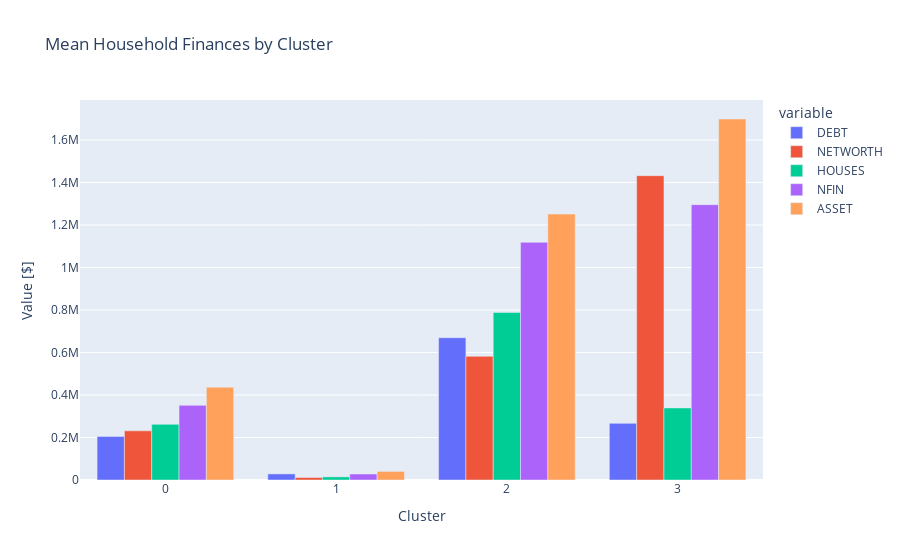

Notebook cell for this chart:
### Markdown cell above
Side-by-Side Bar Chart: Build Chart

### Code cell
# Create side-by-side bar chart of `xgb`
fig = px.bar(
    xgb,
    barmode="group",
    title="Mean Household Finances by Cluster"
)
fig.update_layout(xaxis_title="Cluster", yaxis_title="Value [$]")

fig.show()

### Figure 1 — Plotly figure (JSON) as saved in the notebook; plotly's stock layout.template omitted (floating-point values rounded to 4 significant figures)
{"data": [{"alignmentgroup": "True", "hovertemplate": "variable=DEBT<br>index=%{x}<br>value=%{y}<extra></extra>", "legendgroup": "DEBT", "marker": {"color": "#636efa", "pattern": {"shape": ""}}, "name": "DEBT", "offsetgroup": "DEBT", "orientation": "v", "showlegend": true, "textposition": "auto", "type": "bar", "x": [0, 1, 2, 3], "xaxis": "x", "y": [205100.0, 28650.0, 669400.0, 266600.0], "yaxis": "y"}, {"alignmentgroup": "True", "hovertemplate": "variable=NETWORTH<br>index=%{x}<br>value=%{y}<extra></extra>", "legendgroup": "NETWORTH", "marker": {"color": "#EF553B", "pattern": {"shape": ""}}, "name": "NETWORTH", "offsetgroup": "NETWORTH", "orientation": "v", "showlegend": true, "textposition": "auto", "type": "bar", "x": [0, 1, 2, 3], "xaxis": "x", "y": [231400.0, 11770.0, 582000.0, 1432000.0], "yaxis": "y"}, {"alignmentgroup": "True", "hovertemplate": "variable=HOUSES<br>index=%{x}<br>value=%{y}<extra></extra>", "legendgroup": "HOUSES", "marker": {"color": "#00cc96", "pattern": {"shape": ""}}, "name": "HOUSES", "offsetgroup": "HOUSES", "orientation": "v", "showlegend": true, "textposition": "auto", "type": "bar", "x": [0, 1, 2, 3], "xaxis": "x", "y": [261900.0, 14650.0, 788300.0, 339100.0], "yaxis": "y"}, {"alignmentgroup": "True", "hovertemplate": "variable=NFIN<br>index=%{x}<br>value=%{y}<extra></extra>", "legendgroup": "NFIN", "marker": {"color": "#ab63fa", "pattern": {"shape": ""}}, "name": "NFIN", "offsetgroup": "NFIN", "orientation": "v", "showlegend": true, "textposition": "auto", "type": "bar", "x": [0, 1, 2, 3], "xaxis": "x", "y": [351300.0, 28250.0, 1118000.0, 1296000.0], "yaxis": "y"}, {"alignmentgroup": "True", "hovertemplate": "variable=ASSET<br>index=%{x}<br>value=%{y}<extra></extra>", "legendgroup": "ASSET", "marker": {"color": "#FFA15A", "pattern": {"shape": ""}}, "name": "ASSET", "offsetgroup": "ASSET", "orientation": "v", "showlegend": true, "textposition": "auto", "type": "bar", "x": [0, 1, 2, 3], "xaxis": "x", "y": [436500.0, 40420.0, 1251000.0, 1699000.0], "yaxis": "y"}], "layout": {"barmode": "group", "legend": {"title": {"text": "variable"}, "tracegroupgap": 0}, "title": {"text": "Mean Household Finances by Cluster"}, "xaxis": {"anchor": "y", "domain": [0, 1], "title": {"text": "Cluster"}}, "yaxis": {"anchor": "x", "domain": [0, 1], "title": {"text": "Value [$]"}}}}
